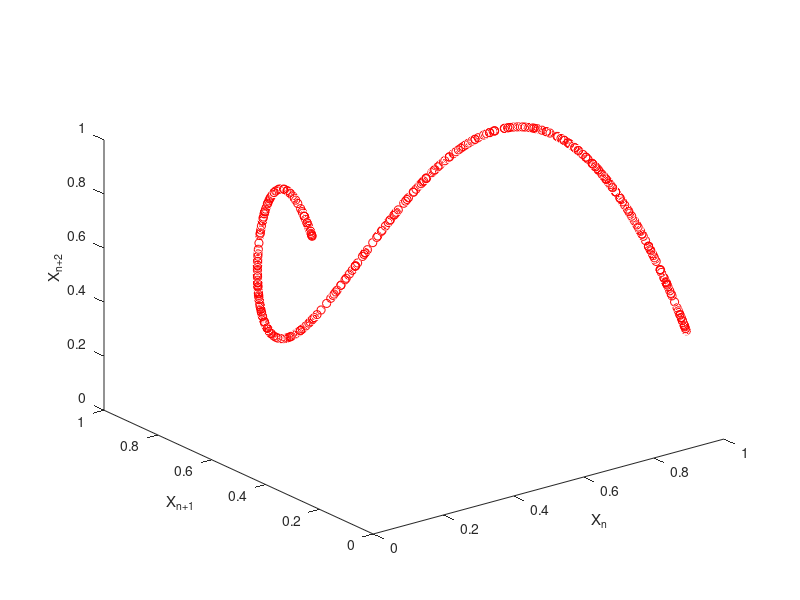

The MATLAB script that drew this image:
clear all, close all, clc

mu=3.89;

z(1)=0.1414;
z0=z(1);

for i = 1:502
    z(i+1)=mu*z(i)*(1-z(i));
end

for i = 1:500
    plot3(z(i), z(i+1),z(i+2),'or',LineWidth=1)
    hold on
end
axis([0 1 0 1])
xlabel('X_n')
ylabel('X_{n+1}')
zlabel('X_{n+2}')